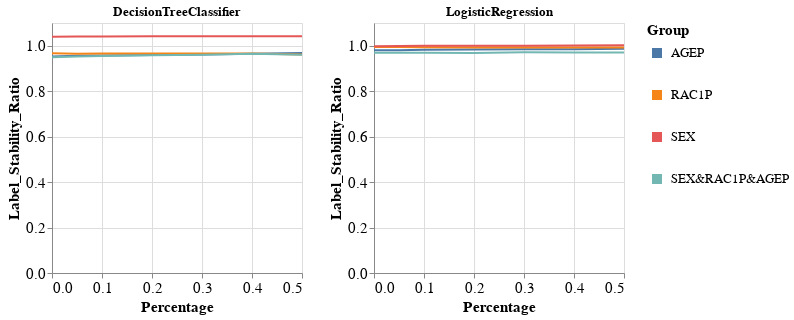

The notebook cell saved with this chart:
### Markdown cell above
### Specific group metric per dataset, experiment iteration, and multiple models

### Code cell
visualizer.create_groups_grid_pct_lines_per_model_plot(group_metric='Label_Stability_Ratio',
                                                       target_preprocessing_technique=PREPROCESSING_TECHNIQUES[0],
                                                       model_names=MODEL_NAMES[:2])

### Figure 1 — Vega-Lite specification as saved in the notebook (floating-point values rounded to 4 significant figures)
{"config": {"view": {"continuousWidth": 400, "continuousHeight": 300}, "axis": {"labelFontSize": 15, "titleFontSize": 15}, "legend": {"labelFontSize": 13, "symbolStrokeWidth": 10, "titleFontSize": 15}}, "vconcat": [{"hconcat": [{"mark": "line", "encoding": {"color": {"field": "Group", "type": "nominal"}, "x": {"field": "Percentage", "type": "quantitative"}, "y": {"field": "Metric_Value", "title": "Label_Stability_Ratio", "type": "quantitative"}}, "height": 250, "title": "DecisionTreeClassifier", "width": 250}, {"data": {"name": "data-be3b5b41d6b0e4f6b2b13a5d121fcd2f"}, "mark": "line", "encoding": {"color": {"field": "Group", "type": "nominal"}, "x": {"field": "Percentage", "type": "quantitative"}, "y": {"field": "Metric_Value", "title": "Label_Stability_Ratio", "type": "quantitative"}}, "height": 250, "title": "LogisticRegression", "width": 250}]}], "data": {"name": "data-4ed9c9b1fd530ead47da9a2b6d5e4bca"}, "$schema": "https://vega.github.io/schema/vega-lite/v4.17.0.json", "datasets": {"data-4ed9c9b1fd530ead47da9a2b6d5e4bca": [{"Model_Name": "DecisionTreeClassifier", "Metric": "Label_Stability_Ratio", "Group": "AGEP", "Metric_Value": 0.9524, "Percentage": 0.0}, {"Model_Name": "DecisionTreeClassifier", "Metric": "Label_Stability_Ratio", "Group": "RAC1P", "Metric_Value": 0.967, "Percentage": 0.0}, {"Model_Name": "DecisionTreeClassifier", "Metric": "Label_Stability_Ratio", "Group": "SEX", "Metric_Value": 1.039, "Percentage": 0.0}, {"Model_Name": "DecisionTreeClassifier", "Metric": "Label_Stability_Ratio", "Group": "SEX&RAC1P&AGEP", "Metric_Value": 0.9491, "Percentage": 0.0}, {"Model_Name": "DecisionTreeClassifier", "Metric": "Label_Stability_Ratio", "Group": "AGEP", "Metric_Value": 0.9558, "Percentage": 0.05}, {"Model_Name": "DecisionTreeClassifier", "Metric": "Label_Stability_Ratio", "Group": "RAC1P", "Metric_Value": 0.9647, "Percentage": 0.05}, {"Model_Name": "DecisionTreeClassifier", "Metric": "Label_Stability_Ratio", "Group": "SEX", "Metric_Value": 1.041, "Percentage": 0.05}, {"Model_Name": "DecisionTreeClassifier", "Metric": "Label_Stability_Ratio", "Group": "SEX&RAC1P&AGEP", "Metric_Value": 0.9524, "Percentage": 0.05}, {"Model_Name": "DecisionTreeClassifier", "Metric": "Label_Stability_Ratio", "Group": "AGEP", "Metric_Value": 0.9574, "Percentage": 0.1}, {"Model_Name": "DecisionTreeClassifier", "Metric": "Label_Stability_Ratio", "Group": "RAC1P", "Metric_Value": 0.9661, "Percentage": 0.1}, {"Model_Name": "DecisionTreeClassifier", "Metric": "Label_Stability_Ratio", "Group": "SEX", "Metric_Value": 1.041, "Percentage": 0.1}, {"Model_Name": "DecisionTreeClassifier", "Metric": "Label_Stability_Ratio", "Group": "SEX&RAC1P&AGEP", "Metric_Value": 0.955, "Percentage": 0.1}, {"Model_Name": "DecisionTreeClassifier", "Metric": "Label_Stability_Ratio", "Group": "AGEP", "Metric_Value": 0.9589, "Percentage": 0.2}, {"Model_Name": "DecisionTreeClassifier", "Metric": "Label_Stability_Ratio", "Group": "RAC1P", "Metric_Value": 0.9654, "Percentage": 0.2}, {"Model_Name": "DecisionTreeClassifier", "Metric": "Label_Stability_Ratio", "Group": "SEX", "Metric_Value": 1.041, "Percentage": 0.2}, {"Model_Name": "DecisionTreeClassifier", "Metric": "Label_Stability_Ratio", "Group": "SEX&RAC1P&AGEP", "Metric_Value": 0.9577, "Percentage": 0.2}, {"Model_Name": "DecisionTreeClassifier", "Metric": "Label_Stability_Ratio", "Group": "AGEP", "Metric_Value": 0.9616, "Percentage": 0.3}, {"Model_Name": "DecisionTreeClassifier", "Metric": "Label_Stability_Ratio", "Group": "RAC1P", "Metric_Value": 0.9656, "Percentage": 0.3}, {"Model_Name": "DecisionTreeClassifier", "Metric": "Label_Stability_Ratio", "Group": "SEX", "Metric_Value": 1.042, "Percentage": 0.3}, {"Model_Name": "DecisionTreeClassifier", "Metric": "Label_Stability_Ratio", "Group": "SEX&RAC1P&AGEP", "Metric_Value": 0.9604, "Percentage": 0.3}, {"Model_Name": "DecisionTreeClassifier", "Metric": "Label_Stability_Ratio", "Group": "AGEP", "Metric_Value": 0.9649, "Percentage": 0.4}, {"Model_Name": "DecisionTreeClassifier", "Metric": "Label_Stability_Ratio", "Group": "RAC1P", "Metric_Value": 0.9653, "Percentage": 0.4}, {"Model_Name": "DecisionTreeClassifier", "Metric": "Label_Stability_Ratio", "Group": "SEX", "Metric_Value": 1.042, "Percentage": 0.4}, {"Model_Name": "DecisionTreeClassifier", "Metric": "Label_Stability_Ratio", "Group": "SEX&RAC1P&AGEP", "Metric_Value": 0.9649, "Percentage": 0.4}, {"Model_Name": "DecisionTreeClassifier", "Metric": "Label_Stability_Ratio", "Group": "AGEP", "Metric_Value": 0.9676, "Percentage": 0.5}, {"Model_Name": "DecisionTreeClassifier", "Metric": "Label_Stability_Ratio", "Group": "RAC1P", "Metric_Value": 0.9616, "Percentage": 0.5}, {"Model_Name": "DecisionTreeClassifier", "Metric": "Label_Stability_Ratio", "Group": "SEX", "Metric_Value": 1.042, "Percentage": 0.5}, {"Model_Name": "DecisionTreeClassifier", "Metric": "Label_Stability_Ratio", "Group": "SEX&RAC1P&AGEP", "Metric_Value": 0.9608, "Percentage": 0.5}], "data-be3b5b41d6b0e4f6b2b13a5d121fcd2f": [{"Model_Name": "LogisticRegression", "Metric": "Label_Stability_Ratio", "Group": "AGEP", "Metric_Value": 0.9798, "Percentage": 0.0}, {"Model_Name": "LogisticRegression", "Metric": "Label_Stability_Ratio", "Group": "RAC1P", "Metric_Value": 0.9945, "Percentage": 0.0}, {"Model_Name": "LogisticRegression", "Metric": "Label_Stability_Ratio", "Group": "SEX", "Metric_Value": 0.998, "Percentage": 0.0}, {"Model_Name": "LogisticRegression", "Metric": "Label_Stability_Ratio", "Group": "SEX&RAC1P&AGEP", "Metric_Value": 0.9688, "Percentage": 0.0}, {"Model_Name": "LogisticRegression", "Metric": "Label_Stability_Ratio", "Group": "AGEP", "Metric_Value": 0.9806, "Percentage": 0.05}, {"Model_Name": "LogisticRegression", "Metric": "Label_Stability_Ratio", "Group": "RAC1P", "Metric_Value": 0.9942, "Percentage": 0.05}, {"Model_Name": "LogisticRegression", "Metric": "Label_Stability_Ratio", "Group": "SEX", "Metric_Value": 0.9988, "Percentage": 0.05}, {"Model_Name": "LogisticRegression", "Metric": "Label_Stability_Ratio", "Group": "SEX&RAC1P&AGEP", "Metric_Value": 0.9691, "Percentage": 0.05}, {"Model_Name": "LogisticRegression", "Metric": "Label_Stability_Ratio", "Group": "AGEP", "Metric_Value": 0.9821, "Percentage": 0.1}, {"Model_Name": "LogisticRegression", "Metric": "Label_Stability_Ratio", "Group": "RAC1P", "Metric_Value": 0.9931, "Percentage": 0.1}, {"Model_Name": "LogisticRegression", "Metric": "Label_Stability_Ratio", "Group": "SEX", "Metric_Value": 1.0, "Percentage": 0.1}, {"Model_Name": "LogisticRegression", "Metric": "Label_Stability_Ratio", "Group": "SEX&RAC1P&AGEP", "Metric_Value": 0.9692, "Percentage": 0.1}, {"Model_Name": "LogisticRegression", "Metric": "Label_Stability_Ratio", "Group": "AGEP", "Metric_Value": 0.9836, "Percentage": 0.2}, {"Model_Name": "LogisticRegression", "Metric": "Label_Stability_Ratio", "Group": "RAC1P", "Metric_Value": 0.9924, "Percentage": 0.2}, {"Model_Name": "LogisticRegression", "Metric": "Label_Stability_Ratio", "Group": "SEX", "Metric_Value": 0.9997, "Percentage": 0.2}, {"Model_Name": "LogisticRegression", "Metric": "Label_Stability_Ratio", "Group": "SEX&RAC1P&AGEP", "Metric_Value": 0.9685, "Percentage": 0.2}, {"Model_Name": "LogisticRegression", "Metric": "Label_Stability_Ratio", "Group": "AGEP", "Metric_Value": 0.9845, "Percentage": 0.3}, {"Model_Name": "LogisticRegression", "Metric": "Label_Stability_Ratio", "Group": "RAC1P", "Metric_Value": 0.9925, "Percentage": 0.3}, {"Model_Name": "LogisticRegression", "Metric": "Label_Stability_Ratio", "Group": "SEX", "Metric_Value": 1.0, "Percentage": 0.3}, {"Model_Name": "LogisticRegression", "Metric": "Label_Stability_Ratio", "Group": "SEX&RAC1P&AGEP", "Metric_Value": 0.9709, "Percentage": 0.3}, {"Model_Name": "LogisticRegression", "Metric": "Label_Stability_Ratio", "Group": "AGEP", "Metric_Value": 0.984, "Percentage": 0.4}, {"Model_Name": "LogisticRegression", "Metric": "Label_Stability_Ratio", "Group": "RAC1P", "Metric_Value": 0.9923, "Percentage": 0.4}, {"Model_Name": "LogisticRegression", "Metric": "Label_Stability_Ratio", "Group": "SEX", "Metric_Value": 1.001, "Percentage": 0.4}, {"Model_Name": "LogisticRegression", "Metric": "Label_Stability_Ratio", "Group": "SEX&RAC1P&AGEP", "Metric_Value": 0.9705, "Percentage": 0.4}, {"Model_Name": "LogisticRegression", "Metric": "Label_Stability_Ratio", "Group": "AGEP", "Metric_Value": 0.9865, "Percentage": 0.5}, {"Model_Name": "LogisticRegression", "Metric": "Label_Stability_Ratio", "Group": "RAC1P", "Metric_Value": 0.9922, "Percentage": 0.5}, {"Model_Name": "LogisticRegression", "Metric": "Label_Stability_Ratio", "Group": "SEX", "Metric_Value": 1.002, "Percentage": 0.5}, {"Model_Name": "LogisticRegression", "Metric": "Label_Stability_Ratio", "Group": "SEX&RAC1P&AGEP", "Metric_Value": 0.9707, "Percentage": 0.5}]}}
